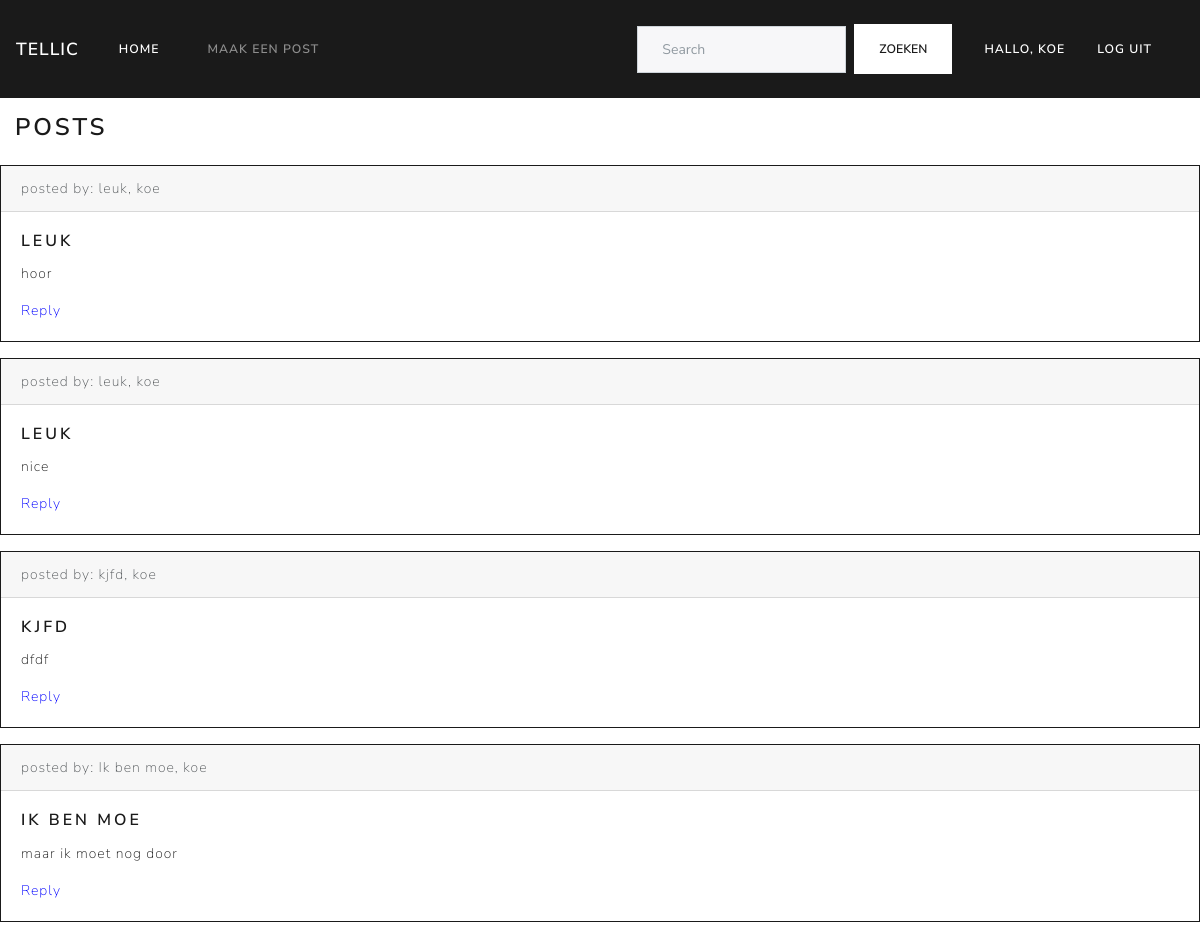
Screenshot of / (signed in) with the database file from the repository.
### models.py (models this page shows, shortened)
class User(db.Model):
    id = db.Column(db.Integer, primary_key=True)
    username = db.Column(db.String(80), unique=True, nullable=False)
    password = db.Column(db.String(255), nullable=False, server_default='')
    created_on = db.Column(db.DateTime, server_default=db.func.now())
    posts = db.relationship('Post', backref='user', lazy=True)
    replies = db.relationship('Reply', backref='userR', lazy=True)

class Post(db.Model):
    id = db.Column(db.Integer, primary_key=True)
    user_id = db.Column(db.Integer, db.ForeignKey('user.id'), nullable=False)
    title = db.Column(db.String(255), nullable=False)
    text = db.Column(db.String(255), nullable=False)
    created_on = db.Column(db.DateTime, server_default=db.func.now())
    replies = db.relationship('Reply', backref='user', lazy=True)

### controllers.py (the view)
@app.route("/")
def index():
    posts = Post.query.all()
    return render_template("index.html", posts=posts)

### controllers.py (called while the page is built)
@login_manager.user_loader
def load_user(username):
    return User.query.filter_by(username = username).first()

### templates/index.html (shortened to what this page needs)
{% extends "layout.html" %}
{% block includes %}
    <link rel="stylesheet" type="text/css" href="{{ url_for('static',filename='styles/index.css') }}">
{% endblock %}
{% block main %}
<h3 class="h3"> Posts </h3>
{% for post in posts %}
<div class="card border-primary mb-3">
  <div class="card-header">posted by: {{ post['title'] }}, {{ post.user['username'] }}</div>
  <div class="card-body text-primary">
    <h5 class="card-title">{{post['title']}}</h5>
    <p class="card-text">{{post['text']}}</p>
    <a href="{{ url_for('index') }}" class="card-link">Reply</a>
  </div>
</div>
{% endfor %}
{% endblock %}

### templates/navigation.html (shortened to what this page needs)
<nav class="navbar navbar-expand-lg navbar-dark bg-primary">
  <a class="navbar-brand" href="{{ url_for('index') }}">Tellic</a>
  <div class="collapse navbar-collapse" id="navbarColor01">
    <ul class="navbar-nav mr-auto">
      <li class="nav-item active">
        <a class="nav-link" href="{{ url_for('index') }}">Home<span class="sr-only">(current)</span></a>
      </li>
      <li class="nav-item">
        <a class="nav-link" href="{{ url_for('createPost') }}">Maak een post</a>
      </li>
    </ul>
    <form class="form-inline my-2 my-lg-0 nav-item">
      <input class="form-control mr-sm-2" type="text" placeholder="Search">
      <button class="btn btn-secondary my-2 my-sm-0" type="submit">Zoeken</button>
    </form>
    {% if current_user.is_authenticated %}
      <ul class="nav navbar-nav navbar-right">
        <li class="nav-item"><a class="text-white" href="{{ url_for('profiel') }}"></span>Hallo, {{ current_user.username }} </a></li>
        <li class="nav-item"><a class="text-white" href="{{ url_for('logout') }}"></span >Log uit</a></li>
      </ul>
    {% else %}
      <ul class="nav navbar-nav navbar-right">
        <li class="nav-item"><a class="text-white" href="{{ url_for('register') }}"></span>Registreer</a></li>
        <li class="nav-item"><a class="text-white" href="{{ url_for('login') }}"></span >Login</a></li>
      </ul>
    {% endif %}
  </div>
</nav>

### static/styles/index.css (style rules this page uses)
.h3 { padding: 15px; }
.card-link { color: blue; }

### rows the page displays
User: username "KOE"
Post: title "leuk", user.username "koe", title "LEUK", text "hoor"
Post: title "leuk", user.username "koe", title "LEUK", text "nice"
Post: title "kjfd", user.username "koe", title "KJFD", text "dfdf"
Post: title "Ik ben moe", user.username "koe", title "IK BEN MOE", text "maar ik moet nog door"
